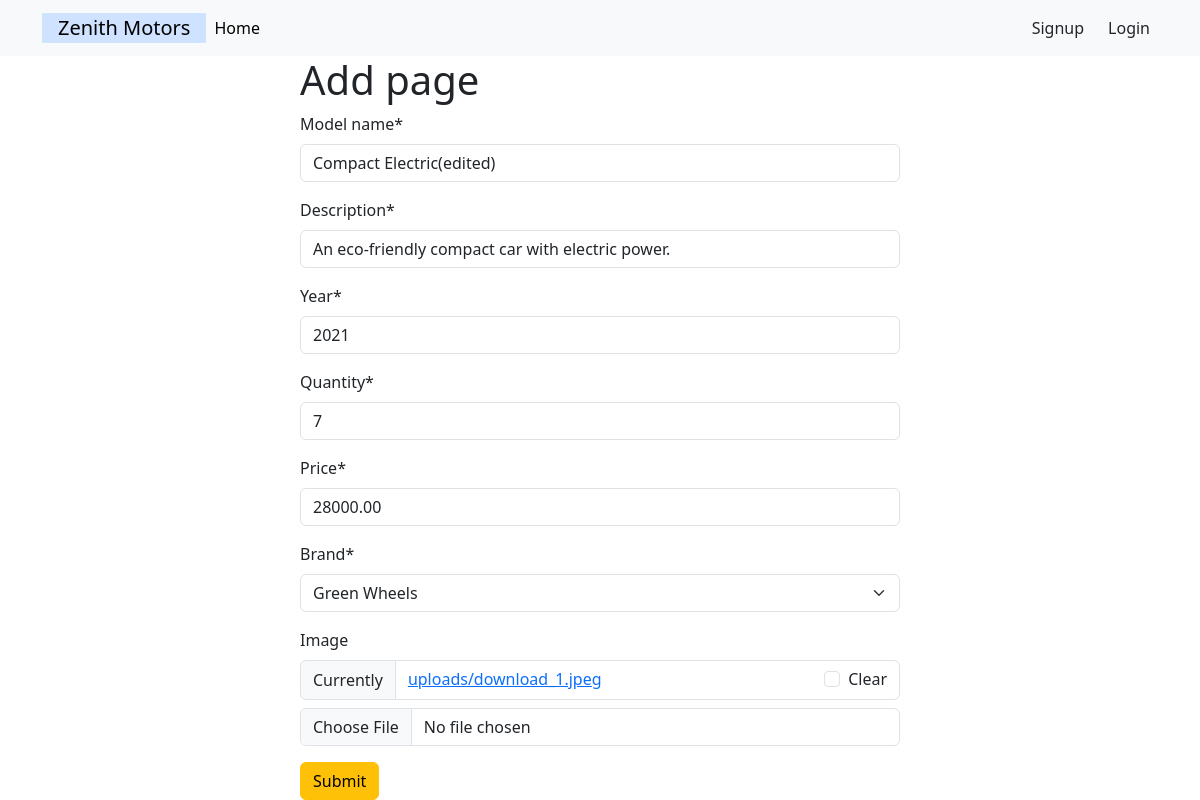
The app's page /car_app/edit/5/ with its own data.
### car_app/models.py (models this page shows, shortened)
class Car(models.Model):
    model_name = models.CharField(max_length=100)
    description = models.CharField(max_length=500)
    year = models.PositiveIntegerField()
    quantity = models.PositiveIntegerField(default=0)
    price = models.DecimalField(max_digits=10, decimal_places=2)
    brand = models.ForeignKey(Brand, on_delete=models.CASCADE, related_name='cars')
    author = models.ForeignKey(User,on_delete=models.CASCADE)
    image = models.ImageField(upload_to='uploads/',blank=True, null = True)

### car_app/views.py (the view)
# urls.py: path('edit/<int:id>/',views.EditCarView.as_view(),name="edit_car"),
class EditCarView(UpdateView):
    model = models.Car
    form_class = forms.CarForm
    template_name = 'add_car.html'
    pk_url_kwarg = 'id'
    success_url = reverse_lazy('profile')

### car_app/forms.py
class CarForm(forms.ModelForm):
    class Meta:
        model = Car
        exclude=['author']

### car_app/models.py (called while the page is built)
    def __str__(self):
        return self.brand_name

### car_app/templates/add_car.html (shortened to what this page needs)
{% extends 'base.html' %}
{% load crispy_forms_tags %}
{% block content%}
<form style="width:50%;margin:auto;" method="post" enctype="multipart/form-data">
    <h1>Add {{type}} page</h1>
    {{form | crispy}}
    <button class="btn btn-warning">Submit</button>
</form>
{% endblock %}

### records on screen
Car: model_name "Compact Electric(edited)", description "An eco-friendly compact car with electric power.", year "2021", quantity "7", price "28000.00", brand "Green Wheels"
